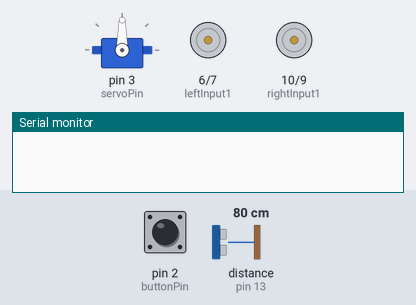
This sketch was run on a simulated Arduino Uno, built with avr-gcc and run on an emulated ATmega328P. On the bench: servo, motor-driver pin pairs drawn as motors (green arrow = first pin HIGH = forward, orange = second pin HIGH = backward, longer = more drive, scaled by the enable pin), the last lines printed to the serial monitor. The inputs (shaded band) are chosen by the test bench; at power-on: pin 2 (buttonPin) HIGH, distance to the obstacle (sensor on pin 13) 80 cm. The echo pulse lasts 58.3 µs per cm.

Above: at 1.2 s.
1.3 s: pin 2 (buttonPin) pulled LOW for 1 s
At 1.68 s:
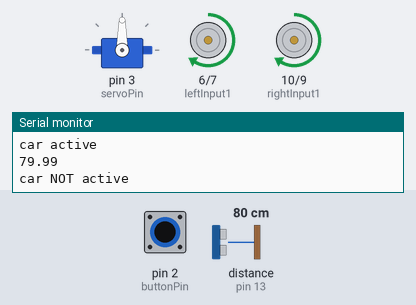
3.9 s: pin 2 (buttonPin) pulled LOW for 0.15 s
At 4.6 s:
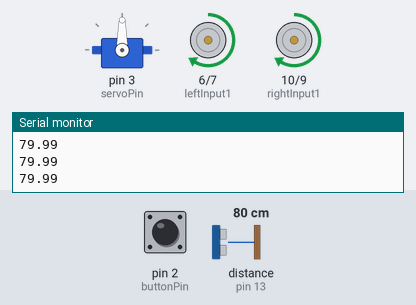
5.6 s: distance to the obstacle (sensor on pin 13) set to 34 cm
7.1 s: distance to the obstacle (sensor on pin 13) set to 27 cm
At 9.9 s:
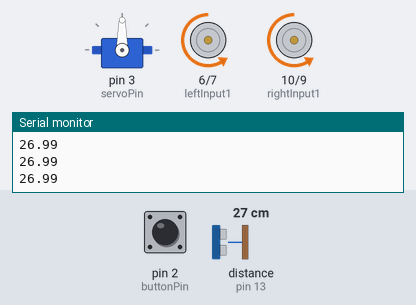
10.1 s: distance to the obstacle (sensor on pin 13) set to 15 cm
13.1 s: distance to the obstacle (sensor on pin 13) set to 12 cm
At 14.6 s:
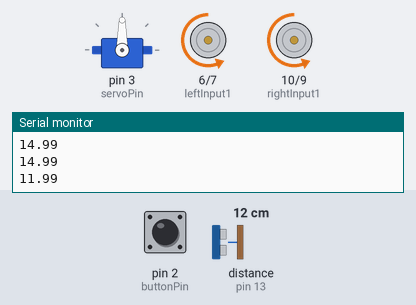
Timing chart, 0 to 16.6 s (numbered marks = the images above; inputs shaded):
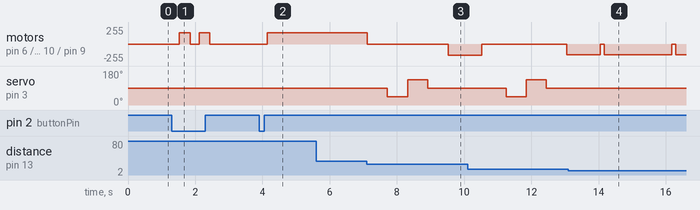

Measured:
- the behaviour switches between 31 and 30 cm on distance to the obstacle (sensor on pin 13) (found by bisection; images 2 and 3)
- the behaviour switches between 14 and 13 cm on distance to the obstacle (sensor on pin 13) (found by bisection; images 3 and 4)
- after the input at 1.3 s, motor on pin 6 (leftInput1) / pin 7 (leftInput2), motor on pin 10 (rightInput1) / pin 9 (rightInput2): alternates forward 170/255 for 0.32 s and stopped for 0.27 s, 4 changes in all, then stays stopped, starting after 0.23 s
- after the input at 3.9 s, motor on pin 6 (leftInput1) / pin 7 (leftInput2), motor on pin 10 (rightInput1) / pin 9 (rightInput2): stopped → forward 170/255 after 0.24 s
- after the input at 7.1 s, motor on pin 6 (leftInput1) / pin 7 (leftInput2), motor on pin 10 (rightInput1) / pin 9 (rightInput2): forward 170/255 → stopped at once, → backward 170/255 2.4 s later; servo on pin 3 (servoPin): 90° → 45° after 0.62 s, → 135° 0.60 s later, → 90° 0.60 s later
- after the input at 13.1 s, servo on pin 3 (servoPin): stays 90° (without the input it goes to 45° after 1.7 s)

The sketch:

obstacle_avoiding_car.ino
```cpp
#include <Servo.h>

//ultrasonic sensor
const int trigPin = 12;
const int echoPin = 13;

//right motor
const int rightEnable = 11; //pwm pin for right speed
const int rightInput1 = 10;
const int rightInput2 = 9;

//left motor
const int leftEnable = 5;  //pwm pin for left motor speed
const int leftInput1 = 6;
const int leftInput2 = 7;

//on/off button and conditionals
const int buttonPin = 2;
bool carActive = false;

//car distance const
const int carDistance = 30;
const int minDistance = 13;

//servo control
const int servoPin = 3;
Servo radarServo; //servo object


void setup() {
  Serial.begin(9600); // Opens the serial port  (for testing purposes)
  pinMode(trigPin, OUTPUT);
  pinMode(echoPin, INPUT);

  //configure right motor
  pinMode(rightEnable, OUTPUT);
  pinMode(rightInput1, OUTPUT);
  pinMode(rightInput2, OUTPUT);

  //configure left motor
  pinMode(leftEnable, OUTPUT);
  pinMode(leftInput1, OUTPUT);
  pinMode(leftInput2, OUTPUT);

  //configure button
  pinMode(buttonPin, INPUT_PULLUP);

  //configure the servo
  radarServo.attach(servoPin);


}

void loop() {

  //carActive or not based on button logic
  if(digitalRead(buttonPin) == LOW) {
    carActive = !carActive;

    if(carActive) Serial.println("car active");
    else Serial.println("car NOT active");
    delay(200);   //DO NOT CHANGE, used for debouncing purposes
  }

  //car is active
  if(carActive) {

    float distance = readDistance();

    if (distance < carDistance && distance > minDistance) { //obstacle just detected
      stop();
      discoverNewPath();
    } else if (distance <= minDistance) { //obstacle too close i.e. reached a dead end
      stop();
      moveBackward(160);
      delay(2000);
      stop();
    } else {  //no obstacle detected
      moveForward(170);
    }
    delay(60);

  } else { //car is not active
    stop();
  }
  delay(60);
}


/////////////////////////////////////////////////////////////////
/////////////////////////////////////////////////////////////////
/////////////////////////////////////////////////////////////////
/////////////////////////////////////////////////////////////////
void discoverNewPath() {
    float leftDistance;
    float rightDistance;

    radarServo.write(90); //look straight
    delay(600);

    radarServo.write(45); //looks right
    delay(600);
    rightDistance = readDistance();

    radarServo.write(135); //looks left
    delay(600);
    leftDistance = readDistance();

    radarServo.write(90); //reset the servo
    delay(600);

    //movement cases
    if(leftDistance <= carDistance && rightDistance <= carDistance) {
      //experience dead end, back up for a brief period
      moveBackward(160);
      delay(1000);
      stop();
    } else if (rightDistance >= carDistance && leftDistance < carDistance) {
      //right direction is clear
      rightTurn(45, 150);
    } else if (leftDistance >= carDistance && rightDistance < carDistance) {
      //left direction is clear
      leftTurn(45, 150);
    } else {
      //both sides are clear, pick the better path
      if(leftDistance > rightDistance) {
        leftTurn(45, 150);
      } else {
        rightTurn(45, 150);
      }
    }

}
```

car_movement.ino
```cpp
void leftWheelForward(int speed) {
  digitalWrite(leftInput1, HIGH);
  digitalWrite(leftInput2, LOW);
  analogWrite(leftEnable, speed);
}

void leftWheelBackward(int speed) {
  digitalWrite(leftInput1, LOW);
  digitalWrite(leftInput2, HIGH);
  analogWrite(leftEnable, speed);
}

void rightWheelForward(int speed) {
  digitalWrite(rightInput1, HIGH);
  digitalWrite(rightInput2, LOW);
  analogWrite(rightEnable, speed);
}

void rightWheelBackward(int speed) {
  digitalWrite(rightInput1, LOW);
  digitalWrite(rightInput2, HIGH);
  analogWrite(rightEnable, speed);
}

void moveForward(int speed) {
  leftWheelForward(speed);
  rightWheelForward(speed);
}

void moveBackward(int speed) {
  leftWheelBackward(speed);
  rightWheelBackward(speed);
}

void stop() {
  analogWrite(leftEnable, 0);
  analogWrite(rightEnable, 0);
}

void rightTurn(int degrees, int speed) {
  //turn right wheel forward, left wheel backwards
  //time to complete full rotation = 7.3 seconds
  //20.27 ms per degree
  rightWheelBackward(speed);
  leftWheelForward(speed);

  float timeDuration = degrees * 19;
  delay(timeDuration);
  stop();
}

void leftTurn(int degrees, int speed) {
  //turn right wheel forward, left wheel backwards
  //time to complete full rotation = 7.0 seconds
  //19.44 ms per degree
  rightWheelForward(speed);
  leftWheelBackward(speed);

  float timeDuration = degrees * 19.2;
  delay(timeDuration);
  stop();
}

void spinLeft() {
  rightWheelForward(140);
  leftWheelBackward(140);
}

void spinRight() {
  rightWheelBackward(140);
  leftWheelForward(140);
}
```

ultrasonic_sensor.ino
```cpp
//sensor workings
float readDistance() {
  //read in data every 10 microseconds
  digitalWrite(trigPin, LOW);
  delayMicroseconds(2);
  digitalWrite(trigPin, HIGH);
  delayMicroseconds(10);
  digitalWrite(trigPin, LOW);

  long duration = pulseIn(echoPin, HIGH);
  float distance = duration * 0.0343 / 2;  //convert time to distance in cm
  Serial.println(distance);

  return distance;
  delay(60);
}
```
